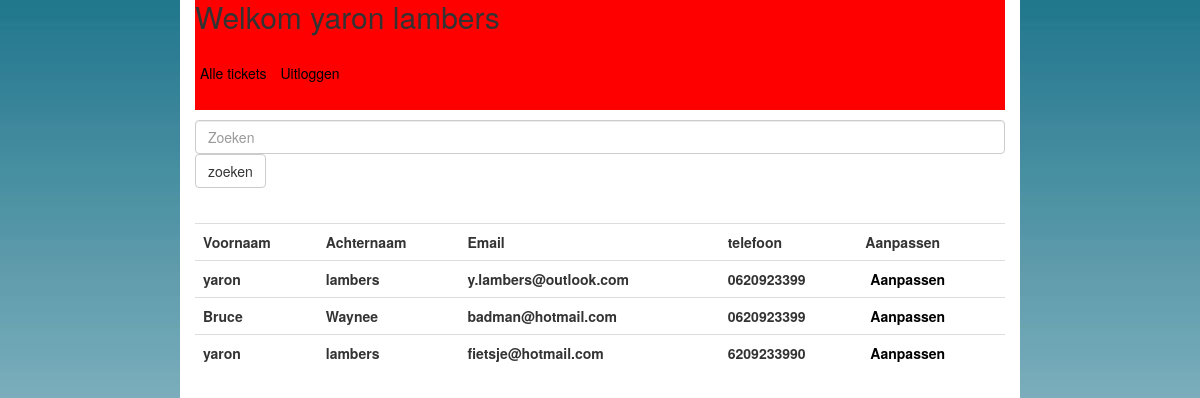
The app's page /login/includes/user.php (signed in) with its own data.
### tables this page shows
CREATE TABLE `user` (
  `id` int(9) NOT NULL,
  `password` varchar(32) NOT NULL,
  `user_level` int(3) NOT NULL DEFAULT '1',
  `firstname` varchar(100) NOT NULL,
  `lastname` varchar(100) NOT NULL,
  `phone` varchar(12) NOT NULL,
  `email` varchar(100) NOT NULL
);

### login/includes/user.php (the view, shortened to what this page needs)
<!doctype html>
<html>
<head>
    <link rel="stylesheet" type="text/css" href="../../css/bootstrap.css">
    <link rel="stylesheet" type="text/css" href="../../css/style.css">
</head>
<body>
<div class="container">
<?php
include_once('database.php');
$email = $_SESSION['email'];
$user_email = "SELECT * FROM user WHERE email LIKE '%$email%'";
$result = mysqli_query($db, $user_email);
$row = mysqli_fetch_assoc($result);
$userName = $row['firstname'] ." ". $row['lastname']. "<br/>";
$role = $row['user_level'];
if(!empty($_SESSION['email'])){
    echo '<div class="menubar">';
    echo "<h2>"."Welkom ". $userName."</h2>"."<br/>";
    echo '<a class="menu" href="cursus.php"> Alle tickets </a>';
    echo '<a href="logout.php">Uitloggen </a>';
    echo '</div>';
}else{
    header('location: ../index.php');
}
if ($role == 2){
    echo '
    <div class="containerForm">
        <div class="form-group">
            <form action="" method="post">
                <input type="text" name="input" class="form-control" placeholder="Zoeken" />
                <input type="submit" class="btn btn-default" value="zoeken" name="search"/>
             </form> <br/>
         </div>
     </div>
';
    $queryUser = "SELECT * FROM user";
    $resultUser = mysqli_query($db, $queryUser);
    echo '
     <table class="table table-hover">
    <tr>
        <th>Voornaam</th>
        <th>Achternaam</th>
        <th>Email</th>
        <th>telefoon</th>
        <th>Aanpassen</th>
    <tr>
    ';
    while($rowUser = mysqli_fetch_array($resultUser)){
        echo '<tr>';
        echo '<th>'.$rowUser['firstname'] ."</th>";
        echo '<th>'.$rowUser['lastname'] ."</th>";
        echo '<th>'.$rowUser['email']. "</th>";
        echo '<th>'.$rowUser['phone'] ."</th>";
        echo '<th>'.'<a href="handleuser.php?id='.$rowUser['id'].'"> Aanpassen </a> </th>';
        echo '</tr>';
    }
}

### css/style.css (style rules this page uses)
html, body { margin: 0; padding: 0; background: url('../img/background.jpg'); }
.container { margin: 0 auto; width: 70%; height: auto; min-height: 1000px; background:#fff; }
.menubar { width: 100%; height: 110px; background: #ff0000; margin-top: -20px; }
a { color: #000; font-size: 14px; text-decoration: none; padding: 5px; }
.form-group { margin-top: 10px; }

### records on screen
user: firstname "yaron", lastname "lambers", email "y.lambers@outlook.com", phone "0620923399"
user: firstname "Bruce", lastname "Waynee", email "badman@hotmail.com", phone "0620923399"
user: firstname "yaron", lastname "lambers", email "fietsje@hotmail.com", phone "6209233990"
